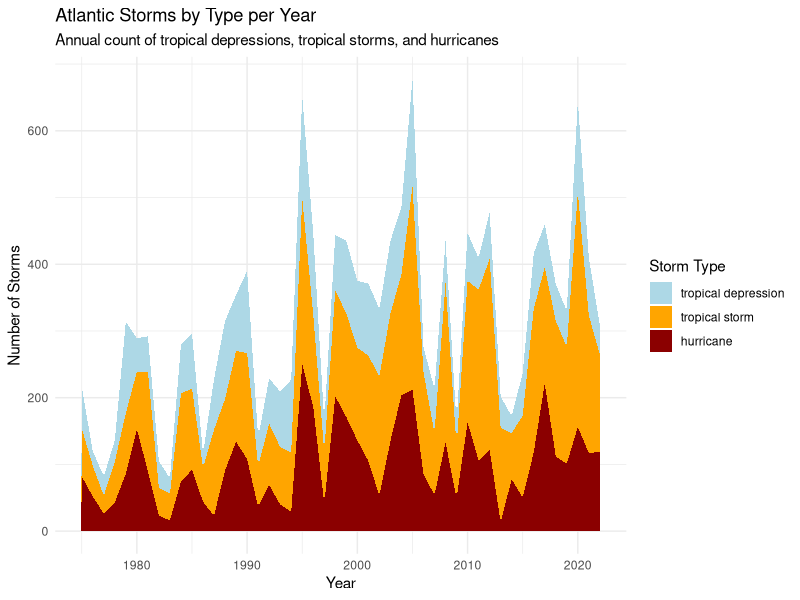
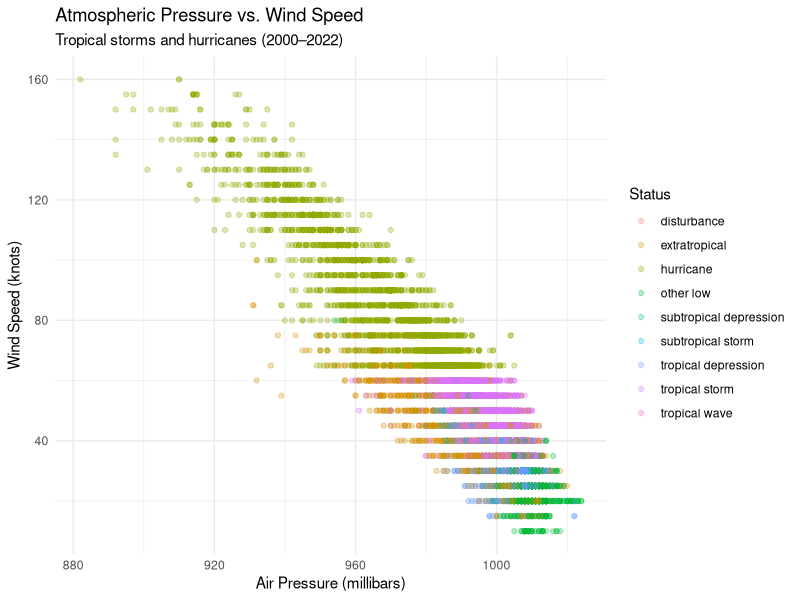

Recreate these plots in R, in order.
## ---- chunk 1
#| label: setup
#| message: false

library(tidyverse)
## ---- chunk 2
#| label: named-storms-per-year

storms |>
  filter(status %in% c("tropical depression", "tropical storm", "hurricane")) |>
  mutate(status = factor(status, levels = c("tropical depression", "tropical storm", "hurricane"))) |>
  count(year, status) |>
  ggplot(aes(x = year, y = n, fill = status)) +
  geom_area() +
  scale_fill_manual(
    values = c(
      "tropical depression" = "lightblue",
      "tropical storm" = "orange",
      "hurricane" = "darkred"
    )
  ) +
  theme_minimal() +
  labs(
    title = "Atlantic Storms by Type per Year",
    subtitle = "Annual count of tropical depressions, tropical storms, and hurricanes",
    x = "Year",
    y = "Number of Storms",
    fill = "Storm Type"
  )
## ---- chunk 3
#| label: filter-recent-storms
#| cache: true

storms_recent <- storms |>
  filter(year >= 2000) |>
  select(year, name, status, wind, pressure)
## ---- chunk 4
#| label: pressure-vs-wind

storms_recent |>
  ggplot(aes(x = pressure, y = wind, color = status)) +
  geom_point(alpha = 0.3) +
  theme_minimal() +
  labs(
    title = "Atmospheric Pressure vs. Wind Speed",
    subtitle = "Tropical storms and hurricanes (2000–2022)",
    x = "Air Pressure (millibars)",
    y = "Wind Speed (knots)",
    color = "Status"
  )
